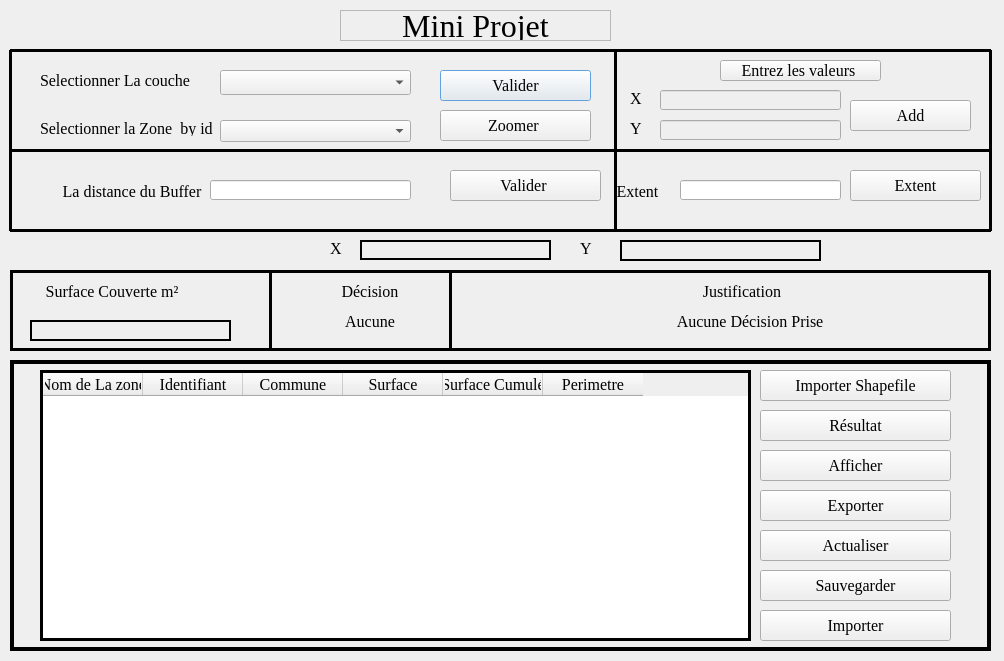
<?xml version="1.0" encoding="UTF-8"?>
<ui version="4.0">
 <class>Mini_ProjetDialogBase</class>
 <widget class="QDialog" name="Mini_ProjetDialogBase">
  <property name="geometry">
   <rect>
    <x>0</x>
    <y>0</y>
    <width>1004</width>
    <height>661</height>
   </rect>
  </property>
  <property name="palette">
   <palette>
    <active>
     <colorrole role="Highlight">
      <brush brushstyle="SolidPattern">
       <color alpha="255">
        <red>85</red>
        <green>170</green>
        <blue>255</blue>
       </color>
      </brush>
     </colorrole>
    </active>
    <inactive>
     <colorrole role="Highlight">
      <brush brushstyle="SolidPattern">
       <color alpha="255">
        <red>85</red>
        <green>170</green>
        <blue>255</blue>
       </color>
      </brush>
     </colorrole>
    </inactive>
    <disabled>
     <colorrole role="Highlight">
      <brush brushstyle="SolidPattern">
       <color alpha="255">
        <red>0</red>
        <green>120</green>
        <blue>215</blue>
       </color>
      </brush>
     </colorrole>
    </disabled>
   </palette>
  </property>
  <property name="font">
   <font>
    <family>Times New Roman</family>
    <pointsize>12</pointsize>
   </font>
  </property>
  <property name="acceptDrops">
   <bool>false</bool>
  </property>
  <property name="windowTitle">
   <string>Mini Projet</string>
  </property>
  <property name="windowOpacity">
   <double>2.000000000000000</double>
  </property>
  <property name="layoutDirection">
   <enum>Qt::LeftToRight</enum>
  </property>
  <property name="autoFillBackground">
   <bool>false</bool>
  </property>
  <property name="sizeGripEnabled">
   <bool>false</bool>
  </property>
  <widget class="QLabel" name="Title">
   <property name="geometry">
    <rect>
     <x>340</x>
     <y>10</y>
     <width>271</width>
     <height>31</height>
    </rect>
   </property>
   <property name="font">
    <font>
     <pointsize>24</pointsize>
    </font>
   </property>
   <property name="frameShape">
    <enum>QFrame::StyledPanel</enum>
   </property>
   <property name="frameShadow">
    <enum>QFrame::Sunken</enum>
   </property>
   <property name="lineWidth">
    <number>2</number>
   </property>
   <property name="midLineWidth">
    <number>1</number>
   </property>
   <property name="text">
    <string>Mini Projet</string>
   </property>
   <property name="textFormat">
    <enum>Qt::PlainText</enum>
   </property>
   <property name="scaledContents">
    <bool>true</bool>
   </property>
   <property name="alignment">
    <set>Qt::AlignCenter</set>
   </property>
   <property name="wordWrap">
    <bool>false</bool>
   </property>
  </widget>
  <widget class="QLabel" name="label">
   <property name="geometry">
    <rect>
     <x>40</x>
     <y>70</y>
     <width>151</width>
     <height>21</height>
    </rect>
   </property>
   <property name="text">
    <string>Selectionner La couche</string>
   </property>
   <property name="buddy">
    <cstring>comboBox</cstring>
   </property>
  </widget>
  <widget class="QComboBox" name="comboBox">
   <property name="geometry">
    <rect>
     <x>220</x>
     <y>70</y>
     <width>191</width>
     <height>25</height>
    </rect>
   </property>
  </widget>
  <widget class="QPushButton" name="pushButton">
   <property name="geometry">
    <rect>
     <x>440</x>
     <y>70</y>
     <width>151</width>
     <height>31</height>
    </rect>
   </property>
   <property name="text">
    <string>Valider</string>
   </property>
  </widget>
  <widget class="QPushButton" name="pushButton_2">
   <property name="geometry">
    <rect>
     <x>450</x>
     <y>170</y>
     <width>151</width>
     <height>31</height>
    </rect>
   </property>
   <property name="text">
    <string>Valider </string>
   </property>
  </widget>
  <widget class="QLabel" name="label_2">
   <property name="geometry">
    <rect>
     <x>50</x>
     <y>180</y>
     <width>164</width>
     <height>23</height>
    </rect>
   </property>
   <property name="sizePolicy">
    <sizepolicy hsizetype="Preferred" vsizetype="Preferred">
     <horstretch>0</horstretch>
     <verstretch>0</verstretch>
    </sizepolicy>
   </property>
   <property name="font">
    <font>
     <pointsize>12</pointsize>
    </font>
   </property>
   <property name="text">
    <string>La distance du Buffer</string>
   </property>
   <property name="alignment">
    <set>Qt::AlignCenter</set>
   </property>
  </widget>
  <widget class="QLineEdit" name="lineEdit">
   <property name="geometry">
    <rect>
     <x>210</x>
     <y>180</y>
     <width>201</width>
     <height>20</height>
    </rect>
   </property>
   <property name="text">
    <string/>
   </property>
  </widget>
  <widget class="QLabel" name="label_4">
   <property name="geometry">
    <rect>
     <x>40</x>
     <y>120</y>
     <width>181</width>
     <height>16</height>
    </rect>
   </property>
   <property name="text">
    <string>Selectionner la Zone  by id</string>
   </property>
   <property name="buddy">
    <cstring>comboBox_2</cstring>
   </property>
  </widget>
  <widget class="QComboBox" name="comboBox_2">
   <property name="geometry">
    <rect>
     <x>220</x>
     <y>120</y>
     <width>191</width>
     <height>22</height>
    </rect>
   </property>
  </widget>
  <widget class="QPushButton" name="pushButton_6">
   <property name="geometry">
    <rect>
     <x>440</x>
     <y>110</y>
     <width>151</width>
     <height>31</height>
    </rect>
   </property>
   <property name="text">
    <string>Zoomer </string>
   </property>
  </widget>
  <widget class="QLabel" name="label_5">
   <property name="geometry">
    <rect>
     <x>330</x>
     <y>240</y>
     <width>41</width>
     <height>16</height>
    </rect>
   </property>
   <property name="text">
    <string>X</string>
   </property>
  </widget>
  <widget class="QLabel" name="label_6">
   <property name="geometry">
    <rect>
     <x>360</x>
     <y>240</y>
     <width>191</width>
     <height>20</height>
    </rect>
   </property>
   <property name="autoFillBackground">
    <bool>false</bool>
   </property>
   <property name="frameShape">
    <enum>QFrame::WinPanel</enum>
   </property>
   <property name="frameShadow">
    <enum>QFrame::Plain</enum>
   </property>
   <property name="lineWidth">
    <number>3</number>
   </property>
   <property name="midLineWidth">
    <number>3</number>
   </property>
   <property name="text">
    <string/>
   </property>
  </widget>
  <widget class="QLabel" name="label_7">
   <property name="geometry">
    <rect>
     <x>580</x>
     <y>240</y>
     <width>31</width>
     <height>16</height>
    </rect>
   </property>
   <property name="text">
    <string>Y</string>
   </property>
  </widget>
  <widget class="QLabel" name="label_8">
   <property name="geometry">
    <rect>
     <x>620</x>
     <y>240</y>
     <width>201</width>
     <height>21</height>
    </rect>
   </property>
   <property name="frameShape">
    <enum>QFrame::WinPanel</enum>
   </property>
   <property name="lineWidth">
    <number>3</number>
   </property>
   <property name="midLineWidth">
    <number>3</number>
   </property>
   <property name="text">
    <string/>
   </property>
  </widget>
  <widget class="QLabel" name="label_12">
   <property name="geometry">
    <rect>
     <x>570</x>
     <y>180</y>
     <width>131</width>
     <height>23</height>
    </rect>
   </property>
   <property name="sizePolicy">
    <sizepolicy hsizetype="Preferred" vsizetype="Preferred">
     <horstretch>0</horstretch>
     <verstretch>0</verstretch>
    </sizepolicy>
   </property>
   <property name="font">
    <font>
     <pointsize>12</pointsize>
    </font>
   </property>
   <property name="text">
    <string> Extent</string>
   </property>
   <property name="alignment">
    <set>Qt::AlignCenter</set>
   </property>
  </widget>
  <widget class="QLineEdit" name="lineEdit_2">
   <property name="geometry">
    <rect>
     <x>680</x>
     <y>180</y>
     <width>161</width>
     <height>20</height>
    </rect>
   </property>
   <property name="text">
    <string/>
   </property>
  </widget>
  <widget class="QPushButton" name="pushButton_8">
   <property name="geometry">
    <rect>
     <x>850</x>
     <y>170</y>
     <width>131</width>
     <height>31</height>
    </rect>
   </property>
   <property name="text">
    <string>Extent</string>
   </property>
  </widget>
  <widget class="QLineEdit" name="lineEdit_3">
   <property name="enabled">
    <bool>false</bool>
   </property>
   <property name="geometry">
    <rect>
     <x>660</x>
     <y>90</y>
     <width>181</width>
     <height>20</height>
    </rect>
   </property>
   <property name="text">
    <string/>
   </property>
  </widget>
  <widget class="QLineEdit" name="lineEdit_4">
   <property name="enabled">
    <bool>false</bool>
   </property>
   <property name="geometry">
    <rect>
     <x>660</x>
     <y>120</y>
     <width>181</width>
     <height>20</height>
    </rect>
   </property>
   <property name="text">
    <string/>
   </property>
  </widget>
  <widget class="QPushButton" name="pushButton_7">
   <property name="geometry">
    <rect>
     <x>720</x>
     <y>60</y>
     <width>161</width>
     <height>21</height>
    </rect>
   </property>
   <property name="text">
    <string>Entrez les valeurs </string>
   </property>
  </widget>
  <widget class="QLabel" name="label_9">
   <property name="geometry">
    <rect>
     <x>630</x>
     <y>90</y>
     <width>41</width>
     <height>16</height>
    </rect>
   </property>
   <property name="text">
    <string>X</string>
   </property>
  </widget>
  <widget class="QLabel" name="label_13">
   <property name="geometry">
    <rect>
     <x>630</x>
     <y>120</y>
     <width>31</width>
     <height>16</height>
    </rect>
   </property>
   <property name="text">
    <string>Y</string>
   </property>
  </widget>
  <widget class="QPushButton" name="pushButton_10">
   <property name="geometry">
    <rect>
     <x>850</x>
     <y>100</y>
     <width>121</width>
     <height>31</height>
    </rect>
   </property>
   <property name="text">
    <string>Add</string>
   </property>
  </widget>
  <widget class="QFrame" name="frame">
   <property name="geometry">
    <rect>
     <x>10</x>
     <y>360</y>
     <width>981</width>
     <height>291</height>
    </rect>
   </property>
   <property name="frameShape">
    <enum>QFrame::Panel</enum>
   </property>
   <property name="frameShadow">
    <enum>QFrame::Plain</enum>
   </property>
   <property name="lineWidth">
    <number>4</number>
   </property>
   <property name="midLineWidth">
    <number>4</number>
   </property>
   <widget class="QTableWidget" name="tableWidget">
    <property name="geometry">
     <rect>
      <x>30</x>
      <y>10</y>
      <width>711</width>
      <height>271</height>
     </rect>
    </property>
    <property name="frameShape">
     <enum>QFrame::Panel</enum>
    </property>
    <property name="frameShadow">
     <enum>QFrame::Plain</enum>
    </property>
    <property name="lineWidth">
     <number>3</number>
    </property>
    <property name="midLineWidth">
     <number>3</number>
    </property>
    <column>
     <property name="text">
      <string>Nom de La zone</string>
     </property>
    </column>
    <column>
     <property name="text">
      <string>Identifiant</string>
     </property>
    </column>
    <column>
     <property name="text">
      <string>Commune</string>
     </property>
    </column>
    <column>
     <property name="text">
      <string>Surface</string>
     </property>
    </column>
    <column>
     <property name="text">
      <string>Surface Cumulé</string>
     </property>
    </column>
    <column>
     <property name="text">
      <string>Perimetre</string>
     </property>
    </column>
   </widget>
   <widget class="QPushButton" name="pushButton_11">
    <property name="geometry">
     <rect>
      <x>750</x>
      <y>210</y>
      <width>191</width>
      <height>31</height>
     </rect>
    </property>
    <property name="text">
     <string>Sauvegarder</string>
    </property>
   </widget>
   <widget class="QPushButton" name="pushButton_3">
    <property name="geometry">
     <rect>
      <x>750</x>
      <y>50</y>
      <width>191</width>
      <height>31</height>
     </rect>
    </property>
    <property name="text">
     <string>Résultat</string>
    </property>
   </widget>
   <widget class="QPushButton" name="pushButton_4">
    <property name="geometry">
     <rect>
      <x>750</x>
      <y>130</y>
      <width>191</width>
      <height>31</height>
     </rect>
    </property>
    <property name="text">
     <string>Exporter</string>
    </property>
   </widget>
   <widget class="QPushButton" name="pushButton_9">
    <property name="geometry">
     <rect>
      <x>750</x>
      <y>170</y>
      <width>191</width>
      <height>31</height>
     </rect>
    </property>
    <property name="text">
     <string>Actualiser</string>
    </property>
   </widget>
   <widget class="QPushButton" name="pushButton_5">
    <property name="geometry">
     <rect>
      <x>750</x>
      <y>90</y>
      <width>191</width>
      <height>31</height>
     </rect>
    </property>
    <property name="text">
     <string>Afficher</string>
    </property>
   </widget>
   <widget class="QPushButton" name="pushButton_12">
    <property name="geometry">
     <rect>
      <x>750</x>
      <y>250</y>
      <width>191</width>
      <height>31</height>
     </rect>
    </property>
    <property name="text">
     <string>Importer</string>
    </property>
   </widget>
   <widget class="QPushButton" name="pushButton_13">
    <property name="geometry">
     <rect>
      <x>750</x>
      <y>10</y>
      <width>191</width>
      <height>31</height>
     </rect>
    </property>
    <property name="text">
     <string>Importer Shapefile</string>
    </property>
   </widget>
  </widget>
  <widget class="QFrame" name="frame_2">
   <property name="geometry">
    <rect>
     <x>10</x>
     <y>270</y>
     <width>981</width>
     <height>81</height>
    </rect>
   </property>
   <property name="frameShape">
    <enum>QFrame::Panel</enum>
   </property>
   <property name="frameShadow">
    <enum>QFrame::Plain</enum>
   </property>
   <property name="lineWidth">
    <number>3</number>
   </property>
   <widget class="QLabel" name="label_10">
    <property name="geometry">
     <rect>
      <x>20</x>
      <y>10</y>
      <width>164</width>
      <height>23</height>
     </rect>
    </property>
    <property name="sizePolicy">
     <sizepolicy hsizetype="Preferred" vsizetype="Preferred">
      <horstretch>0</horstretch>
      <verstretch>0</verstretch>
     </sizepolicy>
    </property>
    <property name="font">
     <font>
      <pointsize>12</pointsize>
     </font>
    </property>
    <property name="text">
     <string>Surface Couverte m²</string>
    </property>
    <property name="alignment">
     <set>Qt::AlignCenter</set>
    </property>
   </widget>
   <widget class="QLabel" name="label_11">
    <property name="geometry">
     <rect>
      <x>20</x>
      <y>50</y>
      <width>201</width>
      <height>21</height>
     </rect>
    </property>
    <property name="frameShape">
     <enum>QFrame::WinPanel</enum>
    </property>
    <property name="lineWidth">
     <number>3</number>
    </property>
    <property name="midLineWidth">
     <number>3</number>
    </property>
    <property name="text">
     <string/>
    </property>
   </widget>
   <widget class="QFrame" name="frame_3">
    <property name="geometry">
     <rect>
      <x>200</x>
      <y>0</y>
      <width>120</width>
      <height>80</height>
     </rect>
    </property>
    <property name="frameShape">
     <enum>QFrame::VLine</enum>
    </property>
    <property name="frameShadow">
     <enum>QFrame::Plain</enum>
    </property>
    <property name="lineWidth">
     <number>3</number>
    </property>
   </widget>
   <widget class="QFrame" name="frame_4">
    <property name="geometry">
     <rect>
      <x>410</x>
      <y>0</y>
      <width>61</width>
      <height>80</height>
     </rect>
    </property>
    <property name="frameShape">
     <enum>QFrame::VLine</enum>
    </property>
    <property name="frameShadow">
     <enum>QFrame::Plain</enum>
    </property>
    <property name="lineWidth">
     <number>3</number>
    </property>
   </widget>
   <widget class="QLabel" name="label_15">
    <property name="geometry">
     <rect>
      <x>280</x>
      <y>10</y>
      <width>164</width>
      <height>23</height>
     </rect>
    </property>
    <property name="sizePolicy">
     <sizepolicy hsizetype="Preferred" vsizetype="Preferred">
      <horstretch>0</horstretch>
      <verstretch>0</verstretch>
     </sizepolicy>
    </property>
    <property name="font">
     <font>
      <pointsize>12</pointsize>
     </font>
    </property>
    <property name="text">
     <string>Décision </string>
    </property>
    <property name="alignment">
     <set>Qt::AlignCenter</set>
    </property>
   </widget>
   <widget class="QLabel" name="label_16">
    <property name="geometry">
     <rect>
      <x>280</x>
      <y>40</y>
      <width>164</width>
      <height>23</height>
     </rect>
    </property>
    <property name="sizePolicy">
     <sizepolicy hsizetype="Preferred" vsizetype="Preferred">
      <horstretch>0</horstretch>
      <verstretch>0</verstretch>
     </sizepolicy>
    </property>
    <property name="font">
     <font>
      <pointsize>12</pointsize>
     </font>
    </property>
    <property name="text">
     <string>Aucune </string>
    </property>
    <property name="alignment">
     <set>Qt::AlignCenter</set>
    </property>
   </widget>
   <widget class="QLabel" name="label_17">
    <property name="geometry">
     <rect>
      <x>650</x>
      <y>10</y>
      <width>164</width>
      <height>23</height>
     </rect>
    </property>
    <property name="sizePolicy">
     <sizepolicy hsizetype="Preferred" vsizetype="Preferred">
      <horstretch>0</horstretch>
      <verstretch>0</verstretch>
     </sizepolicy>
    </property>
    <property name="font">
     <font>
      <pointsize>12</pointsize>
     </font>
    </property>
    <property name="text">
     <string>Justification</string>
    </property>
    <property name="alignment">
     <set>Qt::AlignCenter</set>
    </property>
   </widget>
   <widget class="QLabel" name="label_18">
    <property name="geometry">
     <rect>
      <x>480</x>
      <y>40</y>
      <width>481</width>
      <height>23</height>
     </rect>
    </property>
    <property name="sizePolicy">
     <sizepolicy hsizetype="Preferred" vsizetype="Preferred">
      <horstretch>0</horstretch>
      <verstretch>0</verstretch>
     </sizepolicy>
    </property>
    <property name="font">
     <font>
      <pointsize>12</pointsize>
     </font>
    </property>
    <property name="text">
     <string>          Aucune Décision Prise</string>
    </property>
    <property name="alignment">
     <set>Qt::AlignCenter</set>
    </property>
   </widget>
  </widget>
  <widget class="QFrame" name="frame_5">
   <property name="geometry">
    <rect>
     <x>590</x>
     <y>50</y>
     <width>51</width>
     <height>101</height>
    </rect>
   </property>
   <property name="frameShape">
    <enum>QFrame::VLine</enum>
   </property>
   <property name="frameShadow">
    <enum>QFrame::Plain</enum>
   </property>
   <property name="lineWidth">
    <number>3</number>
   </property>
   <widget class="QFrame" name="frame_6">
    <property name="geometry">
     <rect>
      <x>80</x>
      <y>40</y>
      <width>120</width>
      <height>81</height>
     </rect>
    </property>
    <property name="frameShape">
     <enum>QFrame::VLine</enum>
    </property>
    <property name="frameShadow">
     <enum>QFrame::Plain</enum>
    </property>
    <property name="lineWidth">
     <number>3</number>
    </property>
   </widget>
  </widget>
  <widget class="QFrame" name="frame_7">
   <property name="geometry">
    <rect>
     <x>10</x>
     <y>140</y>
     <width>981</width>
     <height>20</height>
    </rect>
   </property>
   <property name="frameShape">
    <enum>QFrame::HLine</enum>
   </property>
   <property name="frameShadow">
    <enum>QFrame::Plain</enum>
   </property>
   <property name="lineWidth">
    <number>3</number>
   </property>
  </widget>
  <widget class="QFrame" name="frame_8">
   <property name="geometry">
    <rect>
     <x>600</x>
     <y>150</y>
     <width>31</width>
     <height>81</height>
    </rect>
   </property>
   <property name="frameShape">
    <enum>QFrame::VLine</enum>
   </property>
   <property name="frameShadow">
    <enum>QFrame::Plain</enum>
   </property>
   <property name="lineWidth">
    <number>3</number>
   </property>
   <widget class="QFrame" name="frame_10">
    <property name="geometry">
     <rect>
      <x>80</x>
      <y>40</y>
      <width>120</width>
      <height>81</height>
     </rect>
    </property>
    <property name="frameShape">
     <enum>QFrame::VLine</enum>
    </property>
    <property name="frameShadow">
     <enum>QFrame::Plain</enum>
    </property>
    <property name="lineWidth">
     <number>3</number>
    </property>
   </widget>
  </widget>
  <widget class="QFrame" name="frame_11">
   <property name="geometry">
    <rect>
     <x>10</x>
     <y>220</y>
     <width>981</width>
     <height>20</height>
    </rect>
   </property>
   <property name="frameShape">
    <enum>QFrame::HLine</enum>
   </property>
   <property name="frameShadow">
    <enum>QFrame::Plain</enum>
   </property>
   <property name="lineWidth">
    <number>3</number>
   </property>
  </widget>
  <widget class="QFrame" name="frame_12">
   <property name="geometry">
    <rect>
     <x>-10</x>
     <y>150</y>
     <width>41</width>
     <height>81</height>
    </rect>
   </property>
   <property name="frameShape">
    <enum>QFrame::VLine</enum>
   </property>
   <property name="frameShadow">
    <enum>QFrame::Plain</enum>
   </property>
   <property name="lineWidth">
    <number>3</number>
   </property>
   <widget class="QFrame" name="frame_13">
    <property name="geometry">
     <rect>
      <x>80</x>
      <y>40</y>
      <width>120</width>
      <height>81</height>
     </rect>
    </property>
    <property name="frameShape">
     <enum>QFrame::VLine</enum>
    </property>
    <property name="frameShadow">
     <enum>QFrame::Plain</enum>
    </property>
    <property name="lineWidth">
     <number>3</number>
    </property>
   </widget>
  </widget>
  <widget class="QFrame" name="frame_14">
   <property name="geometry">
    <rect>
     <x>980</x>
     <y>150</y>
     <width>20</width>
     <height>81</height>
    </rect>
   </property>
   <property name="frameShape">
    <enum>QFrame::VLine</enum>
   </property>
   <property name="frameShadow">
    <enum>QFrame::Plain</enum>
   </property>
   <property name="lineWidth">
    <number>3</number>
   </property>
   <widget class="QFrame" name="frame_15">
    <property name="geometry">
     <rect>
      <x>80</x>
      <y>40</y>
      <width>120</width>
      <height>81</height>
     </rect>
    </property>
    <property name="frameShape">
     <enum>QFrame::VLine</enum>
    </property>
    <property name="frameShadow">
     <enum>QFrame::Plain</enum>
    </property>
    <property name="lineWidth">
     <number>3</number>
    </property>
   </widget>
  </widget>
  <widget class="QFrame" name="frame_16">
   <property name="geometry">
    <rect>
     <x>1090</x>
     <y>60</y>
     <width>20</width>
     <height>81</height>
    </rect>
   </property>
   <property name="frameShape">
    <enum>QFrame::VLine</enum>
   </property>
   <property name="frameShadow">
    <enum>QFrame::Plain</enum>
   </property>
   <property name="lineWidth">
    <number>3</number>
   </property>
   <widget class="QFrame" name="frame_17">
    <property name="geometry">
     <rect>
      <x>80</x>
      <y>40</y>
      <width>120</width>
      <height>81</height>
     </rect>
    </property>
    <property name="frameShape">
     <enum>QFrame::VLine</enum>
    </property>
    <property name="frameShadow">
     <enum>QFrame::Plain</enum>
    </property>
    <property name="lineWidth">
     <number>3</number>
    </property>
   </widget>
  </widget>
  <widget class="QFrame" name="frame_18">
   <property name="geometry">
    <rect>
     <x>10</x>
     <y>40</y>
     <width>981</width>
     <height>20</height>
    </rect>
   </property>
   <property name="frameShape">
    <enum>QFrame::HLine</enum>
   </property>
   <property name="frameShadow">
    <enum>QFrame::Plain</enum>
   </property>
   <property name="lineWidth">
    <number>3</number>
   </property>
  </widget>
  <widget class="QFrame" name="frame_19">
   <property name="geometry">
    <rect>
     <x>-10</x>
     <y>50</y>
     <width>41</width>
     <height>101</height>
    </rect>
   </property>
   <property name="frameShape">
    <enum>QFrame::VLine</enum>
   </property>
   <property name="frameShadow">
    <enum>QFrame::Plain</enum>
   </property>
   <property name="lineWidth">
    <number>3</number>
   </property>
   <widget class="QFrame" name="frame_20">
    <property name="geometry">
     <rect>
      <x>80</x>
      <y>40</y>
      <width>120</width>
      <height>81</height>
     </rect>
    </property>
    <property name="frameShape">
     <enum>QFrame::VLine</enum>
    </property>
    <property name="frameShadow">
     <enum>QFrame::Plain</enum>
    </property>
    <property name="lineWidth">
     <number>3</number>
    </property>
   </widget>
  </widget>
  <widget class="QFrame" name="frame_21">
   <property name="geometry">
    <rect>
     <x>970</x>
     <y>50</y>
     <width>41</width>
     <height>101</height>
    </rect>
   </property>
   <property name="frameShape">
    <enum>QFrame::VLine</enum>
   </property>
   <property name="frameShadow">
    <enum>QFrame::Plain</enum>
   </property>
   <property name="lineWidth">
    <number>3</number>
   </property>
   <widget class="QFrame" name="frame_23">
    <property name="geometry">
     <rect>
      <x>80</x>
      <y>40</y>
      <width>120</width>
      <height>81</height>
     </rect>
    </property>
    <property name="frameShape">
     <enum>QFrame::VLine</enum>
    </property>
    <property name="frameShadow">
     <enum>QFrame::Plain</enum>
    </property>
    <property name="lineWidth">
     <number>3</number>
    </property>
   </widget>
  </widget>
 </widget>
 <resources/>
 <connections/>
</ui>
